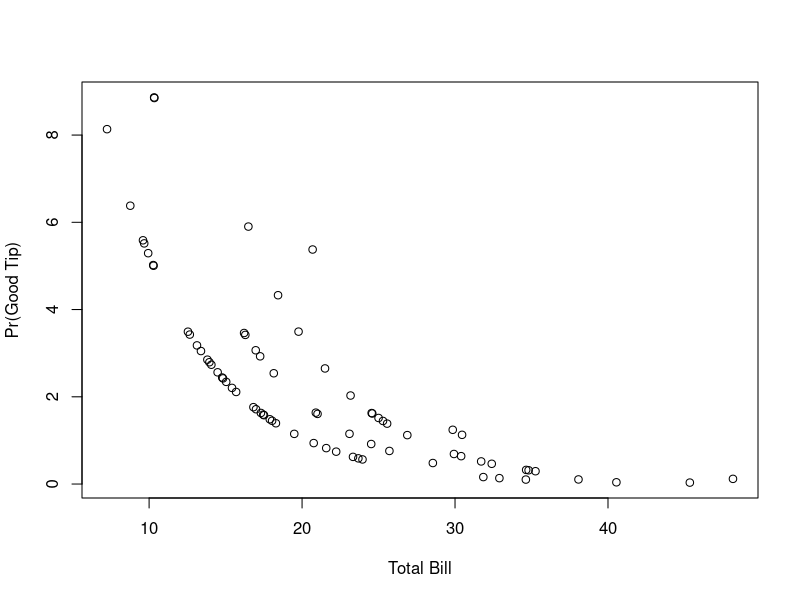
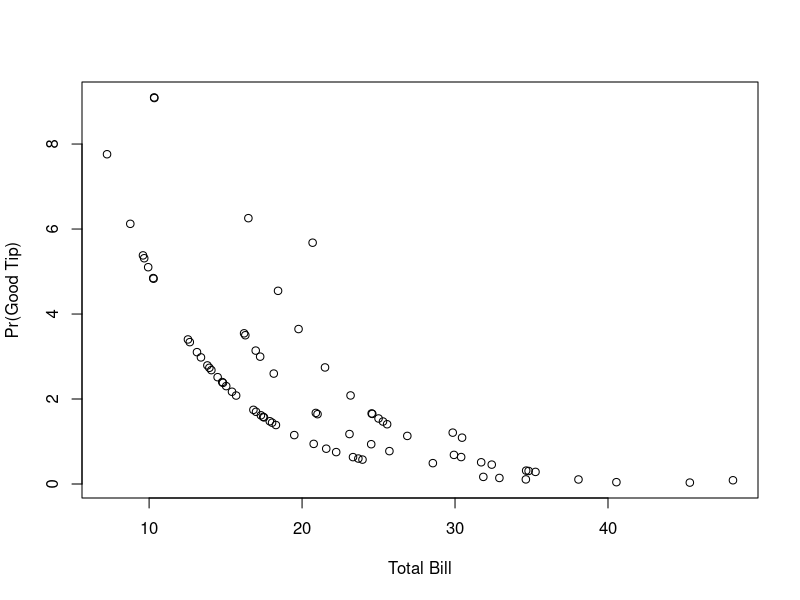
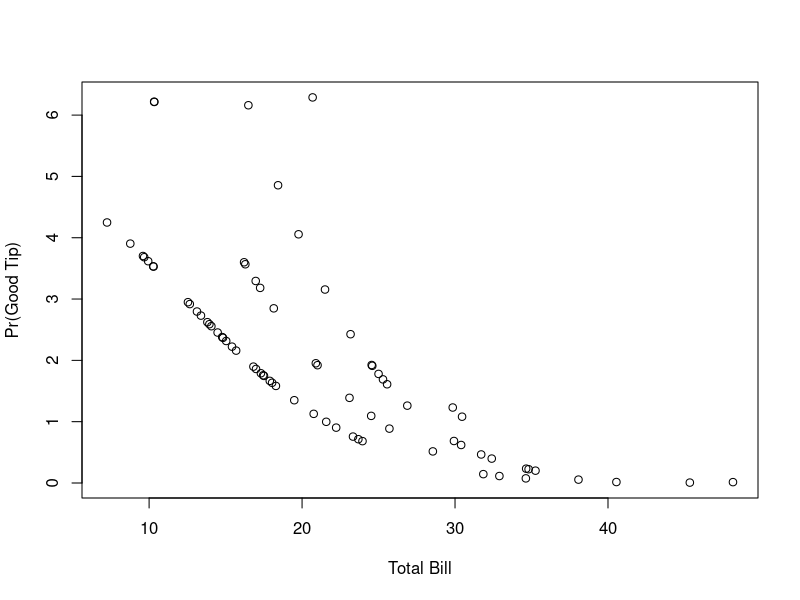
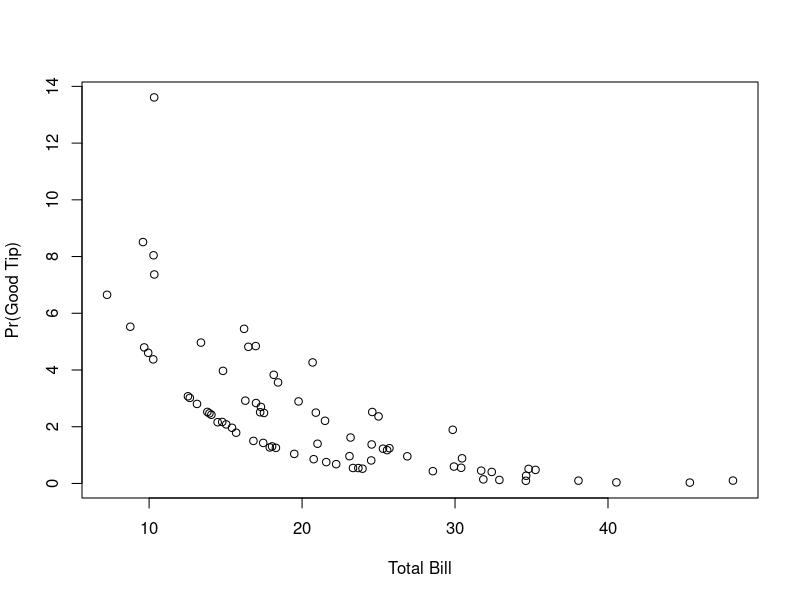
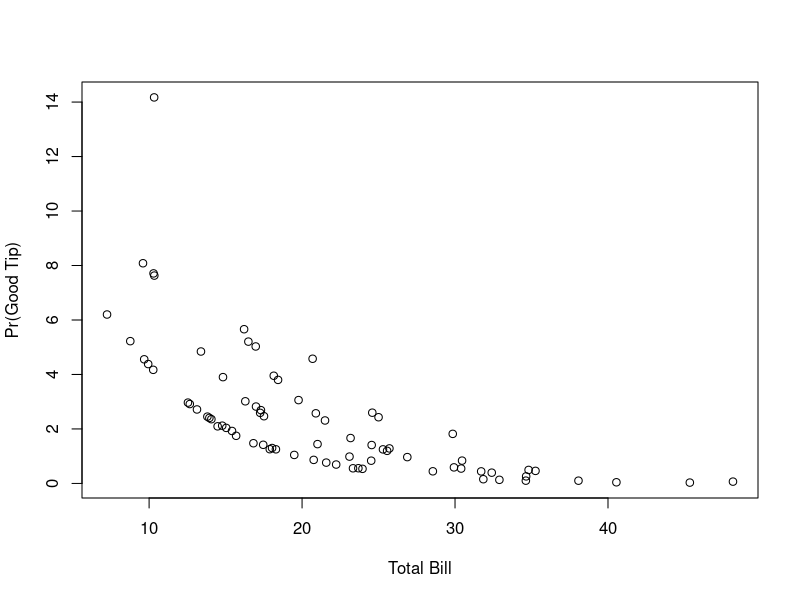
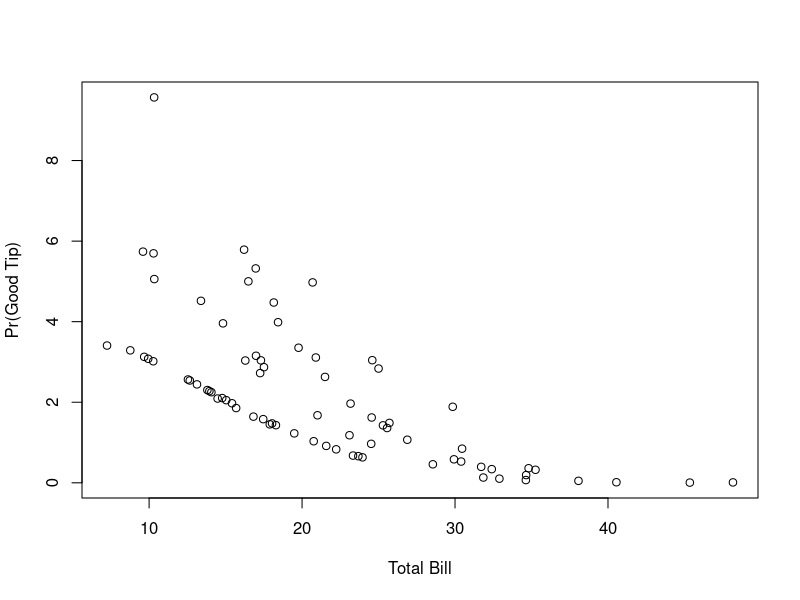
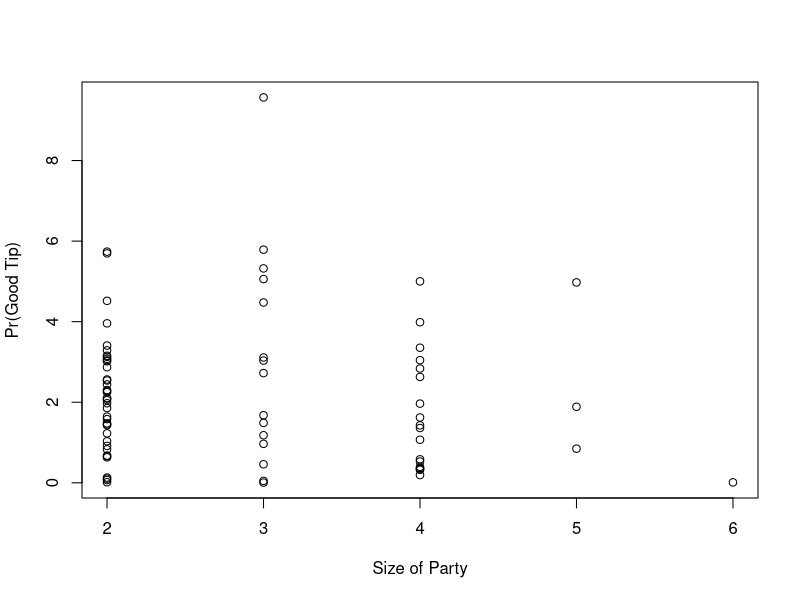

Reproduce these figures in R, in order.
## ---- chunk 1
# include any code here you don't want to show up in the document,
# e.g. package and dataset loading
## ---- chunk 2
library(reshape2)

# Load data
data(tips)

# Create binary indicator for good tip (i.e. >=15%)
tips$good.tip<-ifelse(test = tips$tip/tips$total_bill>=0.15, yes = 1, no = 0)

# Subset the data to include just observations from Sundays
tips.sun<-tips[tips$day=="Sun",]

# Regress good.tip on total_bill and size; get summary output; isolate total_bill coefficient
reg<-glm(formula = good.tip~total_bill+size, family = binomial(logit), data = tips.sun)
sum.reg<-summary(reg)
sum.reg$coefficients

# Plot predicted values versus total_bill
plot(x = tips.sun$total_bill, y = exp(predict(object = reg)), xlab = "Total Bill", ylab = "Pr(Good Tip)")

# Re-estimate model with interactions
reg<-glm(formula = good.tip~total_bill*size, family = binomial(logit), data = tips.sun)
sum.reg<-summary(reg)
sum.reg$coefficients

# Plot predicted values versus total_bill
plot(x = tips.sun$total_bill, y = exp(predict(object = reg)), xlab = "Total Bill", ylab = "Pr(Good Tip)")

# Re-estimate model with quadratic term on total_bill
reg<-glm(formula = good.tip~I(total_bill^2)+total_bill+size, family = binomial(logit), data = tips.sun)
sum.reg<-summary(reg)
sum.reg$coefficients

# Plot predicted values versus total_bill
plot(x = tips.sun$total_bill, y = exp(predict(object = reg)), xlab = "Total Bill", ylab = "Pr(Good Tip)")

# Re-estimate model with additional covariates
reg<-glm(formula = good.tip~total_bill+size+sex+smoker, family = binomial(logit), data = tips.sun)
sum.reg<-summary(reg)
sum.reg$coefficients

# Plot predicted values versus total_bill
plot(x = tips.sun$total_bill, y = exp(predict(object = reg)), xlab = "Total Bill", ylab = "Pr(Good Tip)")

# Re-estimate model with interactions and additional covariates
reg<-glm(formula = good.tip~total_bill*size+sex+smoker, family = binomial(logit), data = tips.sun)
sum.reg<-summary(reg)
sum.reg$coefficients

# Plot predicted values versus total_bill
plot(x = tips.sun$total_bill, y = exp(predict(object = reg)), xlab = "Total Bill", ylab = "Pr(Good Tip)")

# Re-estimate model with quadratic term on total_bill and additional covariates
reg<-glm(formula = good.tip~I(total_bill^2)+total_bill+size+sex+smoker, family = binomial(logit), data = tips.sun)
sum.reg<-summary(reg)
sum.reg$coefficients

# Plot predicted values versus total_bill
plot(x = tips.sun$total_bill, y = exp(predict(object = reg)), xlab = "Total Bill", ylab = "Pr(Good Tip)")

# Compare predicted probability of leaving a good tip for group sizes of two and four
plot(x = tips.sun$size, y = exp(predict(object = reg)), xlab = "Size of Party", ylab = "Pr(Good Tip)")
mean(exp(predict(object = reg))[tips.sun$size==2])
mean(exp(predict(object = reg))[tips.sun$size==4])
## ---- chunk 3
# Compare effects of tota_bill and party size across days
out<-lapply(X = unique(tips$day), FUN = function(day){
  reg<-glm(formula = good.tip~total_bill+size+sex+smoker, family = binomial(logit), data = tips[tips$day==day,])
  data.frame(summary(reg)$coefficients, day=day, var=rownames(summary(reg)$coefficients))
})
out<-do.call("rbind", out)
out[out$var=="total_bill",]
out[out$var=="size",]
